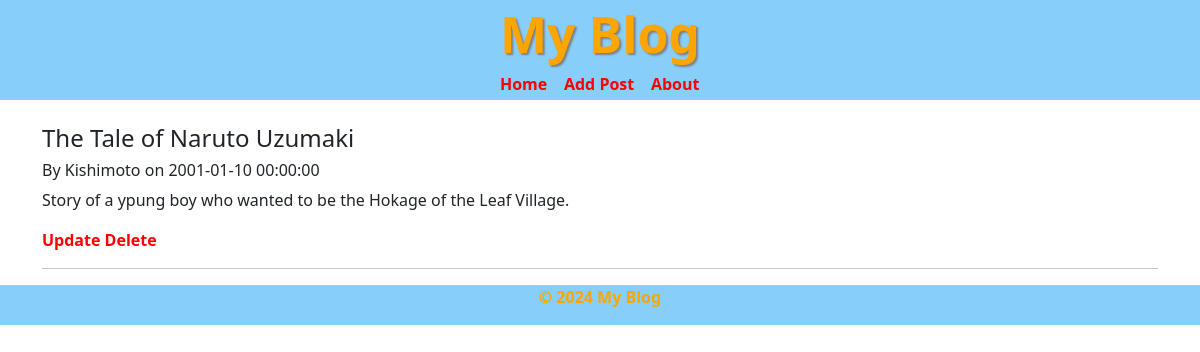
/post/1, run on the app's committed database.
### models.py (models this page shows, shortened)
class Post(db.Model):
    id = db.Column(db.Integer , primary_key = True)
    author= db.Column(db.String(100),nullable=False)
    title= db.Column(db.String(100),nullable=False)
    content= db.Column(db.Text,nullable=False)
    date_posted=db.Column(db.DateTime,nullable=False , default=datetime.utcnow)

### app.py (the view)
@app.route('/post/<int:id>')
def post_details(id):
    post=Post.query.get(id)
    return render_template('post_details.html',post=post)

### templates/post_details.html (shortened to what this page needs)
{% extends 'base.html' %}
{% block content %}
<br>
<h4>{{ post.title }}</h4>
<h6>By {{ post.author }} on {{ post.date_posted }}</h6>
<p>{{ post.content }}</p>
<a href="{{ url_for('edit_post', id=post.id) }}">Update</a>
<a href="{{ url_for('delete_post', id=post.id) }}">Delete</a>
<hr>
{% endblock %}

### static/style.css (style rules this page uses)
a { color: red; font-weight: bold; text-decoration: none; transition: color 0.3s ease; }

### data on the page
Post: title "The Tale of Naruto Uzumaki", author "Kishimoto", date_posted "2001-01-10 00:00:00", content "Story of a ypung boy who wanted to be the Hokage of the Leaf Village."
